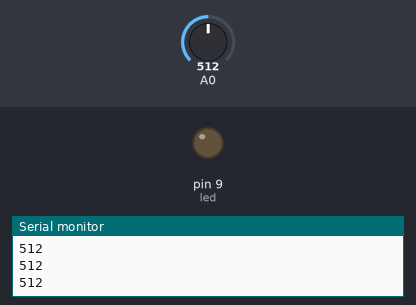
This sketch was run on a simulated Arduino Uno, built with avr-gcc and run on an emulated ATmega328P. Shown: output pins drawn as LEDs (lit = HIGH), the last lines printed to the serial monitor. The test bench sets the inputs (shaded band); at power-on: A0 = 512.

Above: at 1.2 s.
1.3 s: A0 set to 214
2.8 s: A0 set to 182
At 3.6 s:
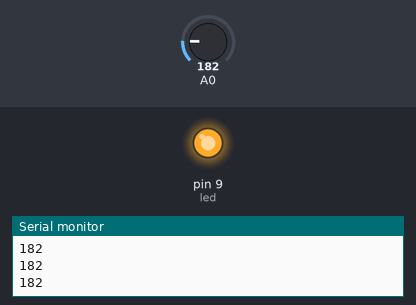
4.3 s: A0 set to 210
At 4.7 s:
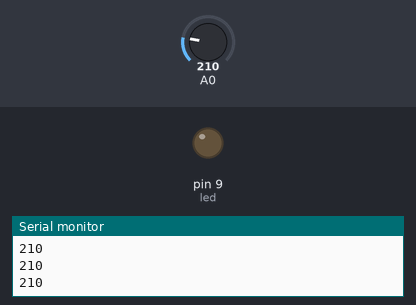
5.8 s: A0 set to 190
At 7.1 s:
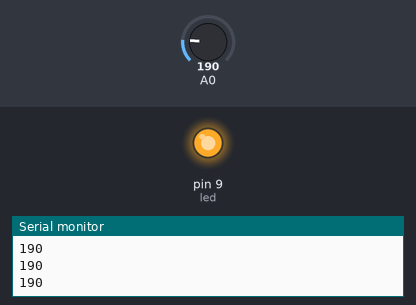
Timing chart, 0 to 8.3 s (numbered marks = the images above; inputs shaded):
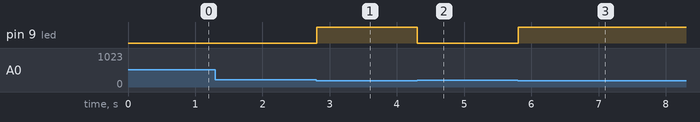

Measured:
- the behaviour switches between 201 and 200 on A0 (found by bisection; images 0 and 1)
- after the input at 2.8 s, pin 9 (led): LOW → HIGH at once
- after the input at 4.3 s, pin 9 (led): HIGH → LOW at once
- after the input at 5.8 s, pin 9 (led): LOW → HIGH at once

The sketch:

Photoresistor_sensor_detection.ino
```cpp
int Photoresistor = 2;
int led = 9;
// the setup routine runs once when you press reset:
void setup() {
  // initialize serial communication at 9600 bits per second:
  Serial.begin(9600);
  pinMode(Photoresistor, INPUT);
  pinMode(led, OUTPUT);
}

// the loop routine runs over and over again forever:
void loop() {
  int PhotoresistorState = analogRead(A0);
  if(PhotoresistorState > 200)
    digitalWrite(led, LOW);
  else
   digitalWrite(led, HIGH);
  // print out the value you read:
  Serial.println(PhotoresistorState);
  delay(1);  // delay in between reads for stability
}
```
